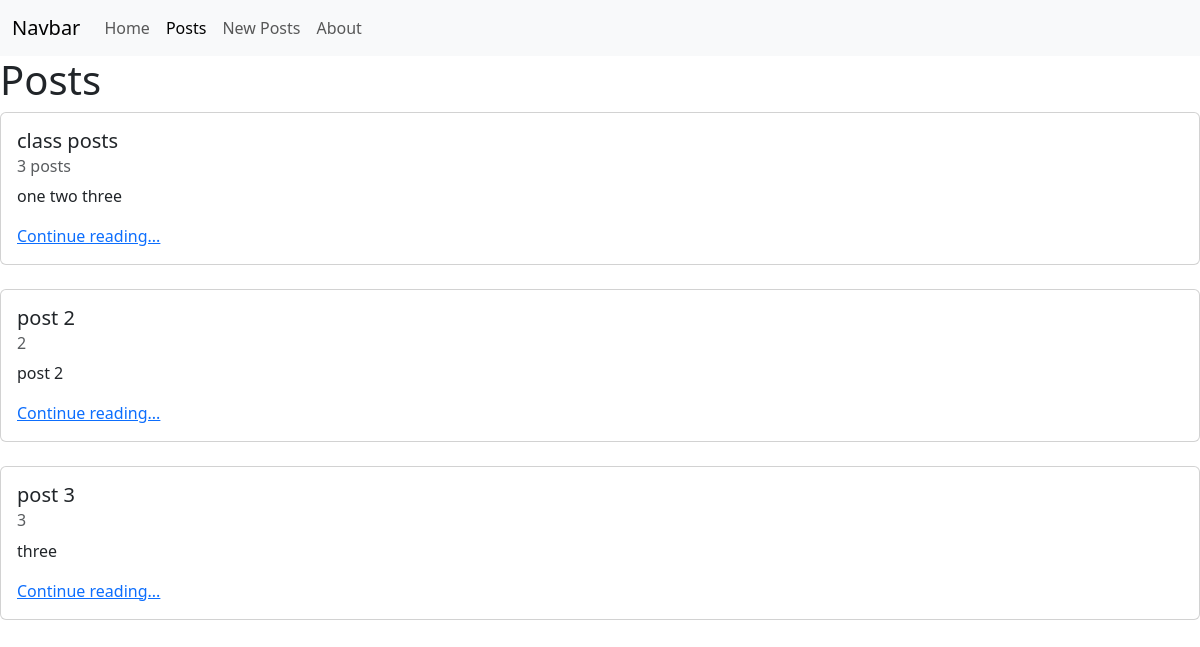
The app's page /posts/, older data.
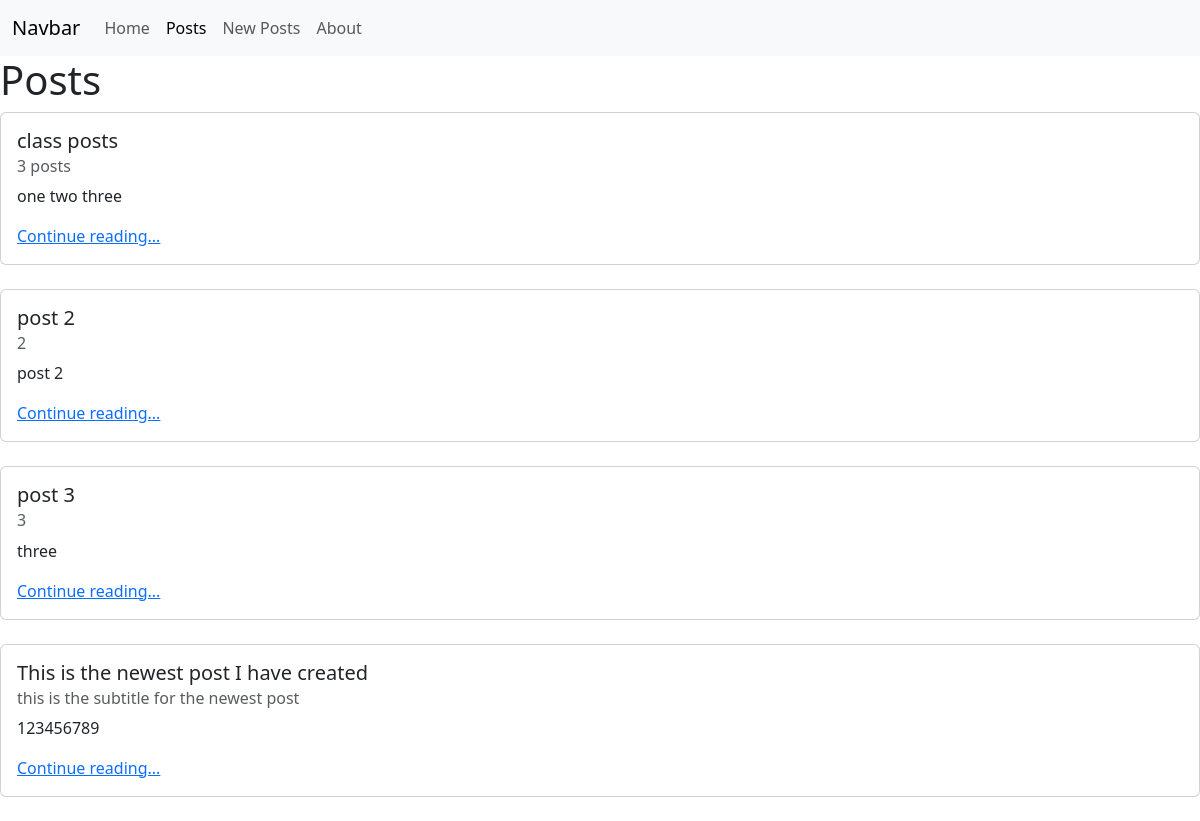
The same page, newer data.
### posts/models.py (models this page shows, shortened)
class Post(models.Model):                                   # inheritance
    title = models.CharField(max_length=128)                # composition
    subtitle = models.CharField(max_length=256)             # composition
    body = models.TextField()                               # composition
    created_on = models.DateTimeField(auto_now_add=True)    # composition

### posts/views.py (the view)
# urls.py: path("", views.PostListView.as_view(), name="list"),
class PostListView(ListView):
    template_name = "posts/list.html"
    model = Post

### templates/posts/list.html (shortened to what this page needs)
{% extends 'base.html' %}
{% block content %}
<h1>Posts</h1>
{% for post in post_list %}
<div class="card">
    <div class="card-body">
      <h5 class="card-title">{{ post.title }}</h5>
      <h6 class="card-subtitle mb-2 text-body-secondary">{{ post.subtitle }}</h6>
      <p class="card-text">{{ post.body | truncatechars:64 }}</p>
      <a href="{% url 'detail' post.id %}" class="">Continue reading...</a>
    </div>
</div>
<br />
{% endfor %}
{% endblock content %}

### templates/base.html (shortened to what this page needs)
{% load static %}
<!DOCTYPE html>
<html lang="en">
<head>
    <link href="https://cdn.jsdelivr.net/npm/bootstrap@5.3.3/dist/css/bootstrap.min.css" rel="stylesheet">
    <link rel="stylesheet" href="{% static 'css/base.css' %}">
</head>
<body>
  <nav class="navbar navbar-expand-lg bg-body-tertiary">
      <div class="container-fluid">
        <a class="navbar-brand" href="#">Navbar</a>
        <div class="collapse navbar-collapse" id="navbarNavAltMarkup">
          <div class="navbar-nav">
            <a class="nav-link" href="{% url 'home' %}">Home</a>
            <a class="nav-link active" aria-current="page" href="{% url 'list' %}">Posts</a>
            <a class="nav-link" href="{% url 'new' %}">New Posts</a>
            <a class="nav-link" href="{% url 'about' %}">About</a>
          </div>
        </div>
      </div>
    </nav>
    {% block content %}{% endblock content %}
</body>
</html>

Row changes from the older to the newer data that the page shows:
added Post: title "This is the newest post I have created", subtitle "this is the subtitle for the newest post", body "123456789"
